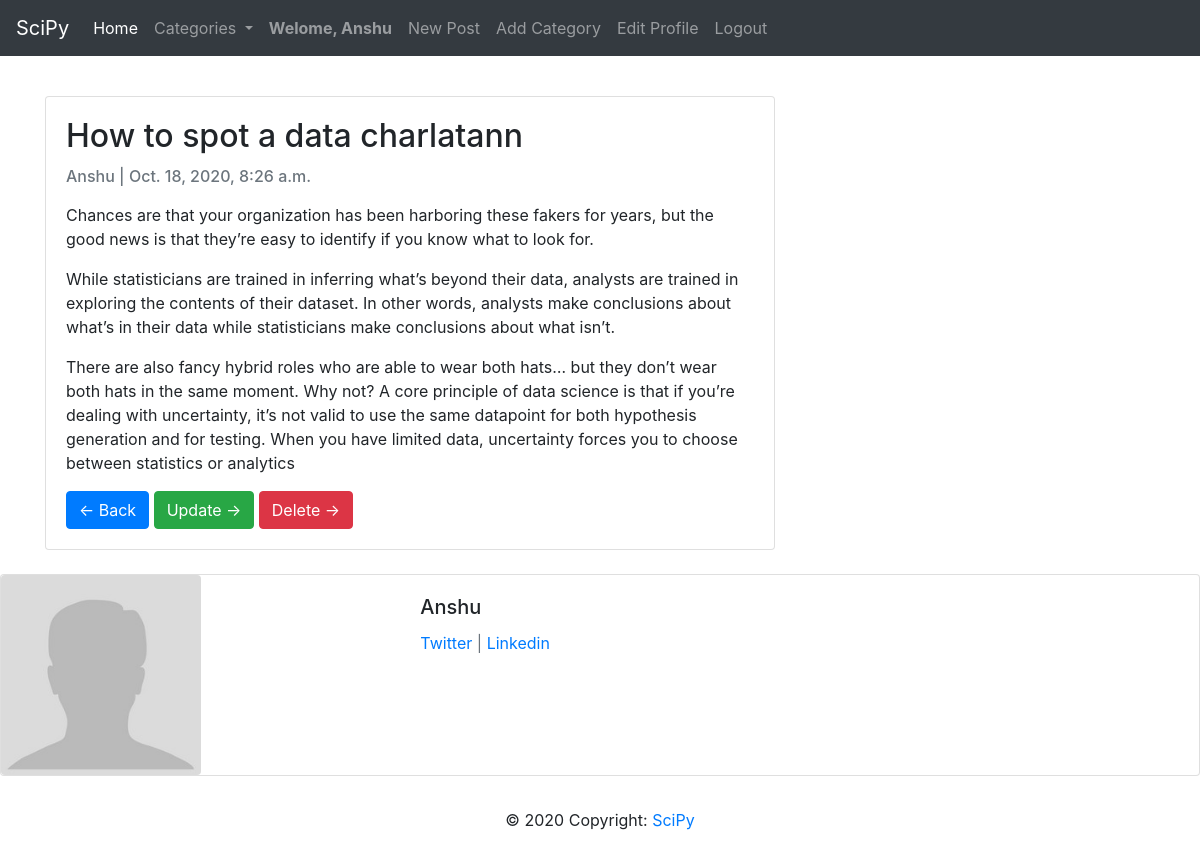
The app's page /how-to-spot-a-data-charlatann/ (signed in) with its own data.
### Blog/models.py (models this page shows, shortened)
class Blog(models.Model):
	author = models.ForeignKey(User,on_delete=models.CASCADE)
	title = models.CharField(max_length=200,unique=True)
	slug = models.SlugField(max_length=200,unique=True)
	content = RichTextField(blank=True, null=True)
	header_image = models.ImageField(null=True,blank=True,upload_to="images/")
	created_on = models.DateTimeField(auto_now_add=True)
	updated_on = models.DateTimeField(auto_now=True)
	category = models.CharField(max_length=200,default='programming')
	snippet = models.CharField(max_length=200)
	likes = models.ManyToManyField(User,related_name='blog_posts')
	class Meta:
		ordering = ['-created_on']

### Blog/views.py (the view)
# urls.py: path('<str:slug>/',ArticleDetailView.as_view(),name='detail'),
class ArticleDetailView(DetailView):
	model = Blog
	template_name = "Blog/details.html"
	def get_context_data(self, *args, **kwargs):
		cat_menu = Category.objects.all()
		context = super(ArticleDetailView,self).get_context_data(*args,**kwargs)
		context["cat_menu"] = cat_menu
		return context

### Blog/models.py (called while the page is built)
	def __str__(self):
		return self.name

### Blog/templates/Blog/details.html (shortened to what this page needs)
{% extends "Blog/base.html" %}
{% load static %}
{% block content %}
{% if user.is_authenticated %}
  <div class="container">
    <div class="row">
      <div class="col-md-8 mt-3 left">
        <div class="card mb-4">
          <div class="card-body">
            <h2 class="card-title">{{ blog.title }}</h2>
            <p class="card-text text-muted h6">{{ blog.author }} | {{ blog.created_on}} </p>
            <p class="card-text">{{blog.content|safe}}</p>
            <a href="{% url 'home'%}" class="btn btn-primary">&#8592; Back</a>
            {% if user.id == blog.author.id %}
              <a href="{% url 'update' blog.slug  %}" class="btn btn-success">Update &rarr;</a>
              <a href="{% url 'delete' blog.slug  %}" class="btn btn-danger">Delete &rarr;</a>
            {% endif %}
          </div>
        </div>
      </div>
    </div>
  </div>
  <div class="card mb-3">
    <div class="row no-gutters">
      <div class="col-md-4">
        {% if blog.author.profile.profile_pic %}
          <img src="{{ blog.author.profile.profile_pic.url }}" class="rounded" alt="..." width="200" height="200">
        {% else %}
          <img src="{% static 'theblog/images/default.jpg' %}" class="rounded" alt="..." width="200" height="200">
        {% endif %}
      </div>
      <div class="col-md-8">
        <div class="card-body">
          <h5 class="card-title">{{ blog.author }}</h5>
          <p class="text-muted">
          <a href="{{blog.author.profile.twitter_url}}">Twitter</a> |
          <a href="{{blog.author.profile.linkedin_url}}">Linkedin</a></p>
        </div>
      </div>
    </div>
  </div>
{% else %}
  <p>You aren't allowed here.</p>
  <h5>Please <a href="{% url 'login' %}">Login</a></h5>
  <br/><br/>
  <h5>Don't have an account? <a href="{% url 'register' %}">Register</a></h5>
{% endif %}
{% endblock %}

### Blog/templates/Blog/base.html (shortened to what this page needs)
<!DOCTYPE html>
<html>
<head>
	<link rel="stylesheet" href="https://stackpath.bootstrapcdn.com/bootstrap/4.5.2/css/bootstrap.min.css">
</head>
<body>
	<nav class="navbar navbar-expand-lg navbar-dark bg-dark">
		<a class="navbar-brand" href="{% url 'home' %}">SciPy</a>
		<div class="collapse navbar-collapse" id="navbarSupportedContent">
			<ul class="navbar-nav mr-auto">
				<li class="nav-item active">
					<a class="nav-link" href="{% url 'home' %}">Home <span class="sr-only">(current)</span></a>
				</li>
				<li class="nav-item dropdown">
					<a class="nav-link dropdown-toggle" href="#" id="navbarDropdown" role="button" data-toggle="dropdown" aria-haspopup="true" aria-expanded="false">
						Categories
					</a>
				</li>
				{% if user.is_authenticated %}
					<li class="nav-item">
						<a class="nav-link" href="{% url 'home' %}"><strong>Welome, {{user}}</strong></a>
					</li>
					<li class="nav-item">
						<a class="nav-link" href="{% url 'add_blog' %}">New Post</a>
					</li>
					<li class="nav-item">
						<a class="nav-link" href="{% url 'add_category' %}">Add Category</a>
					</li>
					<li class="nav-item">
						<a class="nav-link" href="{% url 'edit_profile' %}">Edit Profile</a>
					</li>
					<li class="nav-item">
						<a class="nav-link" href="{% url 'logout' %}">Logout</a>
					</li>
				{% endif %}
			</ul>
		</div>
	</nav>
	<br>
	{% block content %}
	{% endblock %}
	<footer class="page-footer font-small blue">
		<div class="footer-copyright text-center py-3">© 2020 Copyright:
			<a href="{% url 'home' %}"> SciPy</a>
		</div>
	</footer>
</body>
</html>

### records on screen
Blog: title "How to spot a data charlatann", author "Anshu", created_on "Oct. 18, 2020, 8:26 a.m.", content "Chances are that your organization has been harboring these fakers for years, but the good news is that they’re easy to identify if you know what to look for. While statisticians are trained in inferring what’s beyond their data, analysts are trained in exploring the contents of their dataset. In other words, analysts make conclusions about what’s in their data while statisticians make conclusions about what isn’t. There are also fancy hybrid roles who are able to wear both hats… but they don’t wear both hats in the same moment. Why not? A core principle of data science is that if you’re dealing with uncertainty, it’s not valid to use the same datapoint for both hypothesis generation and…"

### other values on screen
{{ user }} "Anshu"
